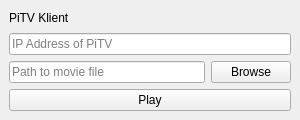
<?xml version="1.0" encoding="UTF-8"?>
<ui version="4.0">
 <class>MainWindow</class>
 <widget class="QMainWindow" name="MainWindow">
  <property name="geometry">
   <rect>
    <x>0</x>
    <y>0</y>
    <width>300</width>
    <height>120</height>
   </rect>
  </property>
  <property name="sizePolicy">
   <sizepolicy hsizetype="Preferred" vsizetype="Preferred">
    <horstretch>0</horstretch>
    <verstretch>0</verstretch>
   </sizepolicy>
  </property>
  <property name="minimumSize">
   <size>
    <width>300</width>
    <height>120</height>
   </size>
  </property>
  <property name="maximumSize">
   <size>
    <width>300</width>
    <height>120</height>
   </size>
  </property>
  <property name="windowTitle">
   <string>PiTV Klient</string>
  </property>
  <widget class="QWidget" name="centralwidget">
   <layout class="QGridLayout" name="gridLayout_2">
    <item row="3" column="1">
     <widget class="QPushButton" name="browseButton">
      <property name="text">
       <string>Browse</string>
      </property>
     </widget>
    </item>
    <item row="2" column="0" colspan="2">
     <widget class="QLineEdit" name="addressLineEdit">
      <property name="placeholderText">
       <string>IP Address of PiTV</string>
      </property>
     </widget>
    </item>
    <item row="3" column="0">
     <widget class="QLineEdit" name="fileLineEdit">
      <property name="placeholderText">
       <string>Path to movie file</string>
      </property>
     </widget>
    </item>
    <item row="4" column="0" colspan="2">
     <widget class="QPushButton" name="playButton">
      <property name="text">
       <string>Play</string>
      </property>
      <property name="flat">
       <bool>false</bool>
      </property>
     </widget>
    </item>
    <item row="1" column="0">
     <widget class="QLabel" name="titleLabel">
      <property name="text">
       <string>PiTV Klient</string>
      </property>
     </widget>
    </item>
   </layout>
  </widget>
 </widget>
 <resources/>
 <connections/>
</ui>
